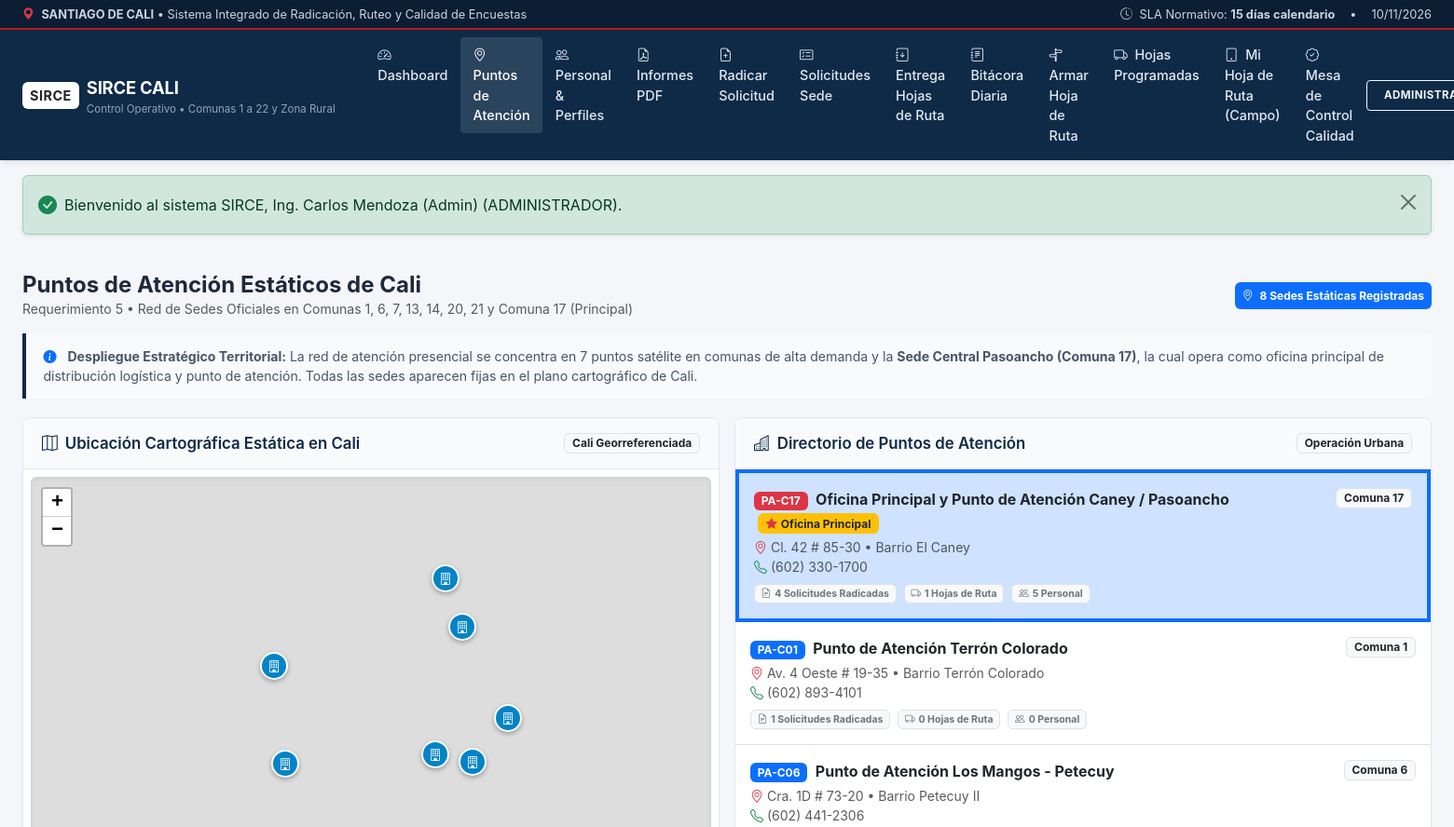
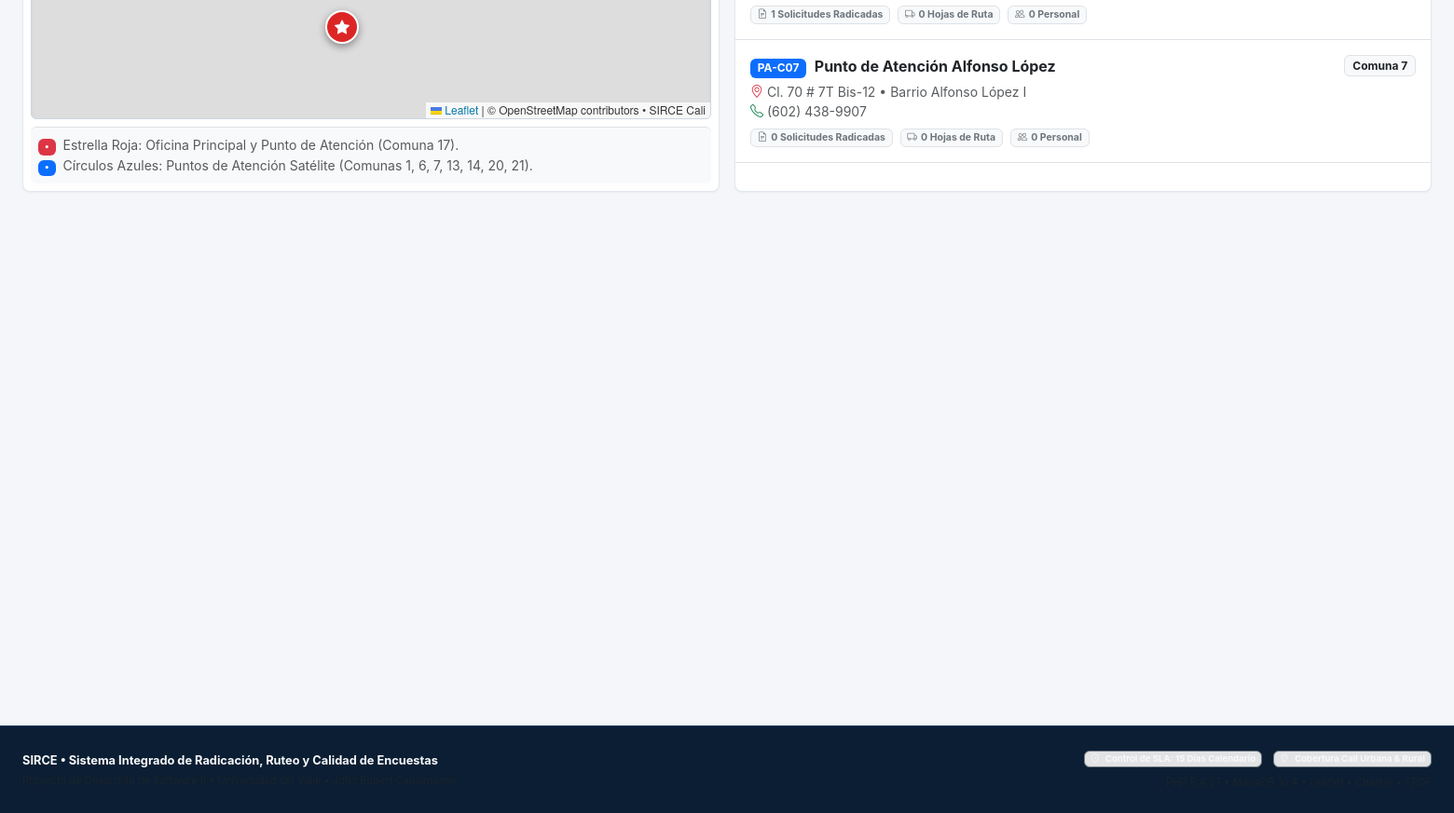
The app's page /modules/admin/puntos_atencion.php (signed in) with its own data (2 pictures, top to bottom).
### tables this page shows
CREATE TABLE `puntos_atencion` (
  `id` INT AUTO_INCREMENT PRIMARY KEY,
  `codigo` VARCHAR(20) NOT NULL UNIQUE,
  `nombre` VARCHAR(150) NOT NULL,
  `comuna` INT NOT NULL,
  `zona` ENUM('urbana', 'rural') DEFAULT 'urbana',
  `barrio` VARCHAR(100) NOT NULL,
  `direccion` VARCHAR(180) NOT NULL,
  `telefono` VARCHAR(50) NOT NULL,
  `latitud` DECIMAL(10, 8) NOT NULL,
  `longitud` DECIMAL(11, 8) NOT NULL,
  `es_principal` TINYINT(1) DEFAULT 0,
  `descripcion` TEXT NULL,
  `activo` TINYINT(1) DEFAULT 1,
  `creado_en` TIMESTAMP DEFAULT CURRENT_TIMESTAMP
);

### config/config.php (called while the page is built, shortened)
<?php
function e(?string $text): string {
    return htmlspecialchars($text ?? '', ENT_QUOTES, 'UTF-8');
}

### modules/admin/puntos_atencion.php (the view, shortened to what this page needs)
<?php
require_once __DIR__ . '/../../config/config.php';
$pdo = getDBConnection();
$stmt = $pdo->query('
    SELECT p.*,
           (SELECT COUNT(*) FROM solicitudes WHERE punto_atencion_id = p.id) AS total_solicitudes,
           (SELECT COUNT(*) FROM hojas_ruta WHERE punto_atencion_id = p.id) AS total_hojas_ruta,
           (SELECT COUNT(*) FROM usuarios WHERE punto_atencion_id = p.id AND activo = 1) AS personal_activo
    FROM puntos_atencion p
    ORDER BY p.es_principal DESC, p.comuna ASC
');
$puntos = $stmt->fetchAll();
require_once __DIR__ . '/../../includes/header.php';
?>
<div class="d-flex justify-content-between align-items-center mb-3">
    <div>
        <h4 class="fw-bold mb-0 text-navy">Puntos de Atención Estáticos de Cali</h4>
        <p class="text-muted small mb-0">Requerimiento 5 &bull; Red de Sedes Oficiales en Comunas 1, 6, 7, 13, 14, 20, 21 y Comuna 17 (Principal)</p>
    </div>
    <span class="badge bg-primary p-2">
        <i class="bi bi-geo-alt me-1"></i> 8 Sedes Estáticas Registradas
    </span>
</div>
<div class="callout-institutional">
    <i class="bi bi-info-circle-fill text-primary me-2"></i>
    <strong>Despliegue Estratégico Territorial:</strong> La red de atención presencial se concentra en 7 puntos satélite en comunas de alta demanda y la <strong>Sede Central Pasoancho (Comuna 17)</strong>, la cual opera como oficina principal de distribución logística y punto de atención. Todas las sedes aparecen fijas en el plano cartográfico de Cali.
</div>
<div class="row g-3">
    <div class="col-lg-6">
        <div class="app-card h-100 d-flex flex-column">
            <div class="app-card-header">
                <h5 class="app-card-title"><i class="bi bi-map me-2"></i>Ubicación Cartográfica Estática en Cali</h5>
                <span class="badge bg-light text-dark border small">Cali Georreferenciada</span>
            </div>
            <div class="app-card-body d-flex flex-column flex-grow-1 p-2">
                <div id="mapaSedes" class="map-container flex-grow-1" style="min-height: 480px;"></div>
                <div class="small text-muted p-2 bg-light border-top mt-2 rounded">
                    <span class="badge bg-danger me-1">&bull;</span> Estrella Roja: Oficina Principal y Punto de Atención (Comuna 17).<br>
                    <span class="badge bg-primary me-1">&bull;</span> Círculos Azules: Puntos de Atención Satélite (Comunas 1, 6, 7, 13, 14, 20, 21).
                </div>
            </div>
        </div>
    </div>
    <div class="col-lg-6">
        <div class="app-card h-100">
            <div class="app-card-header">
                <h5 class="app-card-title"><i class="bi bi-buildings me-2"></i>Directorio de Puntos de Atención</h5>
                <span class="badge bg-light text-dark border small">Operación Urbana</span>
            </div>
            <div class="app-card-body p-0" style="max-height: 560px; overflow-y: auto;">
                <div class="list-group list-group-flush">
                    <?php foreach ($puntos as $pt): ?>
                        <div class="list-group-item p-3 <?= $pt['es_principal'] ? 'bg-primary-subtle border-start border-primary border-4' : '' ?>">
                            <div class="d-flex justify-content-between align-items-start mb-1">
                                <div>
                                    <span class="badge <?= $pt['es_principal'] ? 'bg-danger' : 'bg-primary' ?> me-1">
                                        <?= e($pt['codigo']) ?>
                                    </span>
                                    <strong class="text-navy"><?= e($pt['nombre']) ?></strong>
                                    <?php if ($pt['es_principal']): ?>
                                        <span class="badge bg-warning text-dark border border-warning ms-1 small">
                                            <i class="bi bi-star-fill me-1 text-danger"></i>Oficina Principal
                                        </span>
                                    <?php endif; ?>
                                </div>
                                <span class="badge bg-light text-dark border">
                                    Comuna <?= (int)$pt['comuna'] ?>
                                </span>
                            </div>
                            <div class="small text-muted mb-2">
                                <i class="bi bi-geo-alt text-danger me-1"></i><?= e($pt['direccion']) ?> &bull; Barrio <?= e($pt['barrio']) ?><br>
                                <i class="bi bi-telephone text-success me-1"></i><?= e($pt['telefono']) ?>
                            </div>
                            <div class="d-flex gap-2 small">
                                <span class="badge bg-light text-secondary border">
                                    <i class="bi bi-file-earmark-text me-1"></i><?= (int)$pt['total_solicitudes'] ?> Solicitudes Radicadas
                                </span>
                                <span class="badge bg-light text-secondary border">
                                    <i class="bi bi-truck me-1"></i><?= (int)$pt['total_hojas_ruta'] ?> Hojas de Ruta
                                </span>
                                <span class="badge bg-light text-secondary border">
                                    <i class="bi bi-people me-1"></i><?= (int)$pt['personal_activo'] ?> Personal
                                </span>
                            </div>
                        </div>
                    <?php endforeach; ?>
                </div>
            </div>
        </div>
    </div>
</div>
<?php require_once __DIR__ . '/../../includes/footer.php'; ?>

### records on screen
puntos_atencion: codigo "PA-C17", nombre "Oficina Principal y Punto de Atención Caney / Pasoancho", es_principal 1 (drawn), comuna "17", direccion "Cl. 42 # 85-30", barrio "El Caney", telefono "(602) 330-1700", total_solicitudes "4", total_hojas_ruta "1", personal_activo "5"
puntos_atencion: codigo "PA-C01", nombre "Punto de Atención Terrón Colorado", comuna "1", direccion "Av. 4 Oeste # 19-35", barrio "Terrón Colorado", telefono "(602) 893-4101", total_solicitudes "1", total_hojas_ruta "0", personal_activo "0"
puntos_atencion: codigo "PA-C06", nombre "Punto de Atención Los Mangos - Petecuy", comuna "6", direccion "Cra. 1D # 73-20", barrio "Petecuy II", telefono "(602) 441-2306", total_solicitudes "1", total_hojas_ruta "0", personal_activo "0"
puntos_atencion: codigo "PA-C07", nombre "Punto de Atención Alfonso López", comuna "7", direccion "Cl. 70 # 7T Bis-12", barrio "Alfonso López I", telefono "(602) 438-9907", total_solicitudes "0", total_hojas_ruta "0", personal_activo "0"

### other values on screen
$flash['message'] "Bienvenido al sistema SIRCE, Ing. Carlos Mendoza (Admin) (ADMINISTRADOR)."
